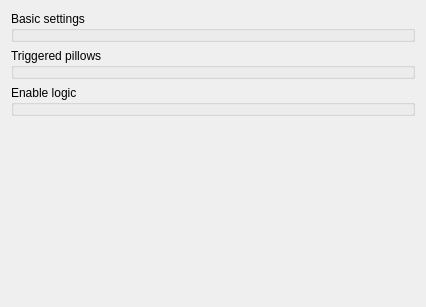
<?xml version="1.0" encoding="UTF-8"?>
<ui version="4.0">
 <class>ILineEdit</class>
 <widget class="QWidget" name="ILineEdit">
  <property name="geometry">
   <rect>
    <x>0</x>
    <y>0</y>
    <width>426</width>
    <height>307</height>
   </rect>
  </property>
  <property name="windowTitle">
   <string>LineEdit preferences</string>
  </property>
  <layout class="QVBoxLayout" name="verticalLayout">
   <item>
    <widget class="GroupBox" name="groupBox">
     <property name="title">
      <string>Basic settings</string>
     </property>
     <property name="template" stdset="0">
      <string>inspector-groupbox-roomandpath</string>
     </property>
    </widget>
   </item>
   <item>
    <widget class="GroupBox" name="groupBox_3">
     <property name="title">
      <string>Triggered pillows</string>
     </property>
     <property name="template" stdset="0">
      <string>inspector-groupbox-triggeredpillows</string>
     </property>
    </widget>
   </item>
   <item>
    <widget class="GroupBox" name="groupBox_2">
     <property name="title">
      <string>Enable logic</string>
     </property>
     <property name="template" stdset="0">
      <string>inspector-groupbox-enablelogic</string>
     </property>
    </widget>
   </item>
   <item>
    <spacer name="verticalSpacer">
     <property name="orientation">
      <enum>Qt::Vertical</enum>
     </property>
     <property name="sizeHint" stdset="0">
      <size>
       <width>20</width>
       <height>40</height>
      </size>
     </property>
    </spacer>
   </item>
  </layout>
 </widget>
 <customwidgets>
  <customwidget>
   <class>GroupBox</class>
   <extends>QGroupBox</extends>
   <header>wallaby.frontends.qt.widgets.containers.groupBox</header>
  </customwidget>
 </customwidgets>
 <resources/>
 <connections/>
</ui>
